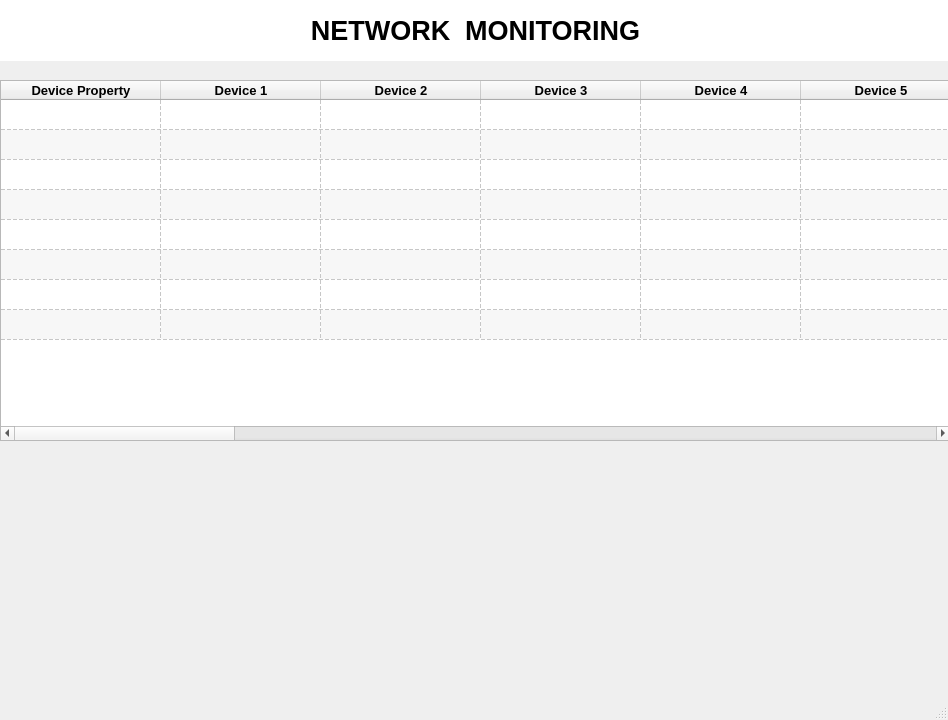
<?xml version="1.0" encoding="UTF-8"?>
<ui version="4.0">
 <class>MainWindow</class>
 <widget class="QMainWindow" name="MainWindow">
  <property name="geometry">
   <rect>
    <x>0</x>
    <y>0</y>
    <width>948</width>
    <height>720</height>
   </rect>
  </property>
  <property name="windowTitle">
   <string>MainWindow</string>
  </property>
  <widget class="QWidget" name="centralwidget">
   <widget class="QLabel" name="label">
    <property name="geometry">
     <rect>
      <x>0</x>
      <y>0</y>
      <width>951</width>
      <height>61</height>
     </rect>
    </property>
    <property name="font">
     <font>
      <pointsize>20</pointsize>
      <weight>75</weight>
      <bold>true</bold>
     </font>
    </property>
    <property name="styleSheet">
     <string notr="true">QLabel{
Background-color:white
}</string>
    </property>
    <property name="text">
     <string>NETWORK  MONITORING</string>
    </property>
    <property name="alignment">
     <set>Qt::AlignCenter</set>
    </property>
   </widget>
   <widget class="QTableWidget" name="tableWidget">
    <property name="geometry">
     <rect>
      <x>0</x>
      <y>80</y>
      <width>951</width>
      <height>361</height>
     </rect>
    </property>
    <property name="font">
     <font>
      <pointsize>10</pointsize>
      <weight>75</weight>
      <bold>true</bold>
     </font>
    </property>
    <property name="editTriggers">
     <set>QAbstractItemView::NoEditTriggers</set>
    </property>
    <property name="alternatingRowColors">
     <bool>true</bool>
    </property>
    <property name="showGrid">
     <bool>true</bool>
    </property>
    <property name="gridStyle">
     <enum>Qt::DashLine</enum>
    </property>
    <property name="sortingEnabled">
     <bool>false</bool>
    </property>
    <attribute name="horizontalHeaderDefaultSectionSize">
     <number>160</number>
    </attribute>
    <attribute name="verticalHeaderVisible">
     <bool>false</bool>
    </attribute>
    <attribute name="verticalHeaderShowSortIndicator" stdset="0">
     <bool>true</bool>
    </attribute>
    <row>
     <property name="text">
      <string>Name</string>
     </property>
    </row>
    <row>
     <property name="text">
      <string>Network type</string>
     </property>
    </row>
    <row>
     <property name="text">
      <string>Authentication</string>
     </property>
    </row>
    <row>
     <property name="text">
      <string>Encryption</string>
     </property>
    </row>
    <row>
     <property name="text">
      <string>BSSID</string>
     </property>
    </row>
    <row>
     <property name="text">
      <string>Signal</string>
     </property>
    </row>
    <row>
     <property name="text">
      <string>New Row</string>
     </property>
    </row>
    <row>
     <property name="text">
      <string>Channel</string>
     </property>
    </row>
    <column>
     <property name="text">
      <string>Device Property</string>
     </property>
    </column>
    <column>
     <property name="text">
      <string>Device 1</string>
     </property>
    </column>
    <column>
     <property name="text">
      <string>Device 2</string>
     </property>
    </column>
    <column>
     <property name="text">
      <string>Device 3</string>
     </property>
    </column>
    <column>
     <property name="text">
      <string>Device 4</string>
     </property>
    </column>
    <column>
     <property name="text">
      <string>Device 5</string>
     </property>
    </column>
    <column>
     <property name="text">
      <string>Device 6</string>
     </property>
    </column>
    <column>
     <property name="text">
      <string>Device 7</string>
     </property>
    </column>
    <column>
     <property name="text">
      <string>Device 8</string>
     </property>
    </column>
    <column>
     <property name="text">
      <string>Device 9</string>
     </property>
    </column>
    <column>
     <property name="text">
      <string>Device 10</string>
     </property>
    </column>
    <column>
     <property name="text">
      <string>Device 11</string>
     </property>
    </column>
    <column>
     <property name="text">
      <string>Device 12</string>
     </property>
    </column>
    <column>
     <property name="text">
      <string>Device 13</string>
     </property>
    </column>
    <column>
     <property name="text">
      <string>Device 14</string>
     </property>
    </column>
    <column>
     <property name="text">
      <string>Device 15</string>
     </property>
    </column>
    <column>
     <property name="text">
      <string>Device 16</string>
     </property>
    </column>
    <column>
     <property name="text">
      <string>Device 17</string>
     </property>
    </column>
    <column>
     <property name="text">
      <string>Device 18</string>
     </property>
    </column>
    <column>
     <property name="text">
      <string>Device 19</string>
     </property>
    </column>
    <column>
     <property name="text">
      <string>Device 20</string>
     </property>
    </column>
   </widget>
   <widget class="QLabel" name="label_2">
    <property name="geometry">
     <rect>
      <x>0</x>
      <y>440</y>
      <width>951</width>
      <height>281</height>
     </rect>
    </property>
    <property name="text">
     <string/>
    </property>
    <property name="pixmap">
     <pixmap>network.jpg</pixmap>
    </property>
    <property name="scaledContents">
     <bool>true</bool>
    </property>
   </widget>
  </widget>
  <widget class="QStatusBar" name="statusbar"/>
 </widget>
 <resources/>
 <connections/>
</ui>
